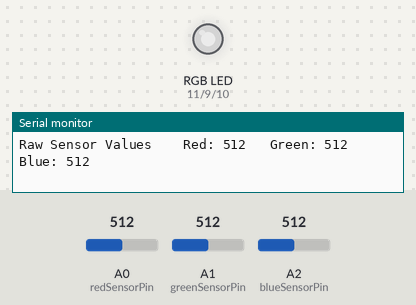
The sketch below on a simulated Arduino Uno, built with avr-gcc and run on an emulated ATmega328P. On the bench: an RGB LED mixed from three pins (HIGH = lit), the last lines printed to the serial monitor. The inputs (shaded band) are chosen by the test bench; at power-on: A0 (redSensorPin) = 512, A1 (greenSensorPin) = 512, A2 (blueSensorPin) = 512. Dim RGB values are drawn brighter than linear.

Above: at 1.2 s.
1.3 s: A0 (redSensorPin) set to 407
At 2.3 s:
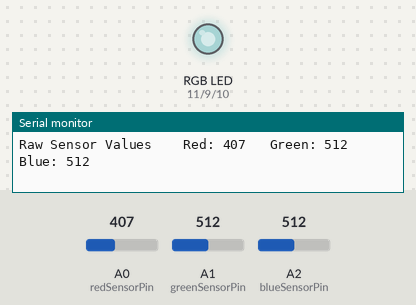
4.3 s: A0 (redSensorPin) set to 386
At 5.6 s:
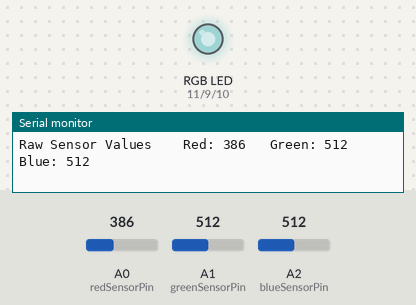
5.9 s: A1 (greenSensorPin) set to 418
At 7.0 s:
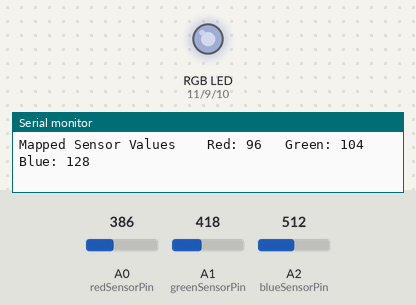
8.9 s: A1 (greenSensorPin) set to 383
At 10.4 s:
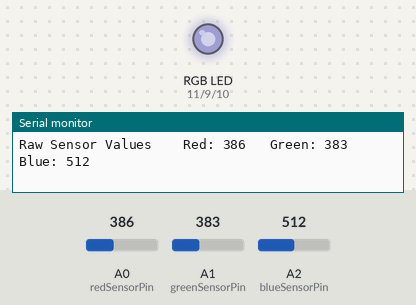
11.9 s: A2 (blueSensorPin) set to 410
At 12.9 s:
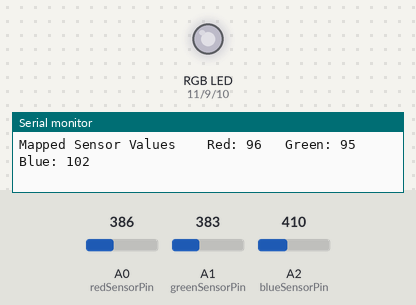
14.9 s: A2 (blueSensorPin) set to 391
At 16.5 s:
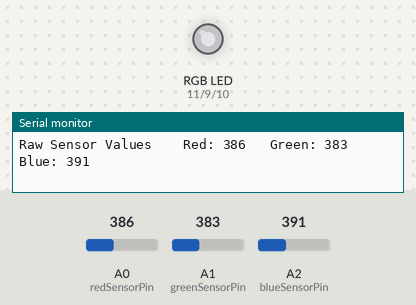
Timing chart, 0 to 18.0 s (numbered marks = the images above; inputs shaded):
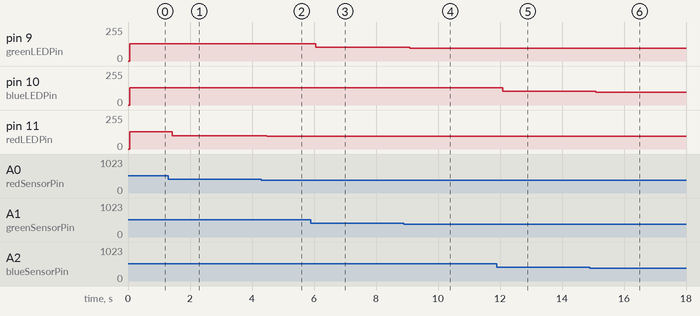

The sketch:

Ch.04.ino
```cpp
const int greenLEDPin = 9;
const int redLEDPin = 11;
const int blueLEDPin = 10;
const int redSensorPin = A0;
const int greenSensorPin = A1;
const int blueSensorPin = A2;
int redValue = 0;
int greenValue = 0;
int blueValue = 0;
int redSensorValue = 0;
int greenSensorValue = 0;
int blueSensorValue = 0;

void setup() {
  Serial.begin(9600);
  pinMode(greenLEDPin, OUTPUT);
  pinMode(redLEDPin, OUTPUT);
  pinMode(blueLEDPin, OUTPUT);
}

void loop() {
  redSensorValue = analogRead(redSensorPin);
  delay(5);
  greenSensorValue = analogRead(greenLEDPin);
  delay(5);
  blueSensorValue = analogRead(blueLEDPin);
  delay(5);
  Serial.println("Raw Sensor Values \t Red: " + String(redSensorValue) + "\t Green: " + String(greenSensorValue) + "\t Blue: " + String(blueSensorValue));
  redValue = redSensorValue/4;
  greenValue = greenSensorValue/4;
  blueValue = blueSensorValue/4;
  Serial.println("Mapped Sensor Values \t Red: " + String(redValue) + "\t Green: " + String(greenValue) + "\t Blue: " + String(blueValue));
  analogWrite(redLEDPin, redValue);
  analogWrite(greenLEDPin, greenValue);
  analogWrite(blueLEDPin, blueValue);
}
```

Measured:
- after the input at 1.3 s, pin 11 (redLEDPin): 128/255 → 101/255 after 0.12 s
- after the input at 4.3 s, pin 11 (redLEDPin): 101/255 → 96/255 after 0.18 s
- after the input at 5.9 s, pin 9 (greenLEDPin): 128/255 → 104/255 after 0.15 s
- after the input at 8.9 s, pin 9 (greenLEDPin): 104/255 → 95/255 after 0.19 s
- after the input at 11.9 s, pin 10 (blueLEDPin): 128/255 → 102/255 after 0.19 s
- after the input at 14.9 s, pin 10 (blueLEDPin): 102/255 → 97/255 after 0.19 s
